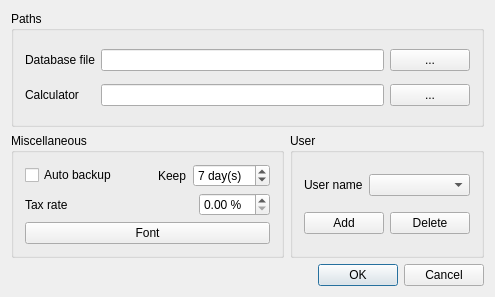
<?xml version="1.0" encoding="UTF-8"?>
<ui version="4.0">
 <class>SettingDlgClass</class>
 <widget class="QDialog" name="SettingDlgClass">
  <property name="geometry">
   <rect>
    <x>0</x>
    <y>0</y>
    <width>495</width>
    <height>297</height>
   </rect>
  </property>
  <property name="windowTitle">
   <string>Setting</string>
  </property>
  <property name="windowIcon">
   <iconset resource="Money.qrc">
    <normaloff>:/Images/Options.png</normaloff>:/Images/Options.png</iconset>
  </property>
  <layout class="QGridLayout" name="gridLayout_4">
   <item row="0" column="0" colspan="2">
    <widget class="QGroupBox" name="groupBox_2">
     <property name="title">
      <string>Paths</string>
     </property>
     <layout class="QGridLayout" name="gridLayout">
      <item row="0" column="0">
       <widget class="QLabel" name="label">
        <property name="text">
         <string>Database file</string>
        </property>
       </widget>
      </item>
      <item row="0" column="1">
       <widget class="QLineEdit" name="lineEditDBFile">
        <property name="minimumSize">
         <size>
          <width>200</width>
          <height>0</height>
         </size>
        </property>
       </widget>
      </item>
      <item row="0" column="2">
       <widget class="QPushButton" name="buttonSetDBFileName">
        <property name="text">
         <string>...</string>
        </property>
       </widget>
      </item>
      <item row="1" column="0">
       <widget class="QLabel" name="label_5">
        <property name="text">
         <string>Calculator</string>
        </property>
       </widget>
      </item>
      <item row="1" column="1">
       <widget class="QLineEdit" name="lineEditCalc">
        <property name="minimumSize">
         <size>
          <width>200</width>
          <height>0</height>
         </size>
        </property>
       </widget>
      </item>
      <item row="1" column="2">
       <widget class="QPushButton" name="buttonCalc">
        <property name="text">
         <string>...</string>
        </property>
       </widget>
      </item>
     </layout>
    </widget>
   </item>
   <item row="1" column="0">
    <widget class="QGroupBox" name="groupBox_4">
     <property name="title">
      <string>Miscellaneous</string>
     </property>
     <layout class="QVBoxLayout" name="verticalLayout">
      <item>
       <layout class="QHBoxLayout" name="horizontalLayout">
        <item>
         <widget class="QCheckBox" name="checkBoxAutoBackup">
          <property name="text">
           <string>Auto backup</string>
          </property>
         </widget>
        </item>
        <item>
         <spacer name="horizontalSpacer">
          <property name="orientation">
           <enum>Qt::Horizontal</enum>
          </property>
          <property name="sizeHint" stdset="0">
           <size>
            <width>40</width>
            <height>20</height>
           </size>
          </property>
         </spacer>
        </item>
        <item>
         <widget class="QLabel" name="label_3">
          <property name="text">
           <string>Keep</string>
          </property>
         </widget>
        </item>
        <item>
         <widget class="QSpinBox" name="spinBoxBackupDays">
          <property name="suffix">
           <string> day(s)</string>
          </property>
          <property name="value">
           <number>7</number>
          </property>
         </widget>
        </item>
       </layout>
      </item>
      <item>
       <layout class="QHBoxLayout" name="horizontalLayout_2">
        <item>
         <widget class="QLabel" name="label_4">
          <property name="text">
           <string>Tax rate</string>
          </property>
         </widget>
        </item>
        <item>
         <spacer name="horizontalSpacer_2">
          <property name="orientation">
           <enum>Qt::Horizontal</enum>
          </property>
          <property name="sizeHint" stdset="0">
           <size>
            <width>40</width>
            <height>20</height>
           </size>
          </property>
         </spacer>
        </item>
        <item>
         <widget class="QDoubleSpinBox" name="doubleSpinBoxTax">
          <property name="suffix">
           <string> %</string>
          </property>
         </widget>
        </item>
       </layout>
      </item>
      <item>
       <widget class="QPushButton" name="buttonGuiFont">
        <property name="text">
         <string>Font</string>
        </property>
        <property name="autoDefault">
         <bool>false</bool>
        </property>
       </widget>
      </item>
     </layout>
    </widget>
   </item>
   <item row="1" column="1">
    <widget class="QGroupBox" name="groupBox_3">
     <property name="title">
      <string>User</string>
     </property>
     <layout class="QGridLayout" name="gridLayout_2">
      <item row="0" column="0" colspan="2">
       <layout class="QHBoxLayout" name="horizontalLayout_3">
        <item>
         <widget class="QLabel" name="label_2">
          <property name="text">
           <string>User name</string>
          </property>
         </widget>
        </item>
        <item>
         <widget class="QComboBox" name="comboBoxUser">
          <property name="sizePolicy">
           <sizepolicy hsizetype="Expanding" vsizetype="Fixed">
            <horstretch>0</horstretch>
            <verstretch>0</verstretch>
           </sizepolicy>
          </property>
         </widget>
        </item>
       </layout>
      </item>
      <item row="1" column="0">
       <widget class="QPushButton" name="buttonAddUser">
        <property name="text">
         <string>Add</string>
        </property>
       </widget>
      </item>
      <item row="1" column="1">
       <widget class="QPushButton" name="buttonDelUser">
        <property name="text">
         <string>Delete</string>
        </property>
       </widget>
      </item>
     </layout>
    </widget>
   </item>
   <item row="2" column="0" colspan="2">
    <widget class="QDialogButtonBox" name="buttonBox">
     <property name="orientation">
      <enum>Qt::Horizontal</enum>
     </property>
     <property name="standardButtons">
      <set>QDialogButtonBox::Cancel|QDialogButtonBox::Ok</set>
     </property>
    </widget>
   </item>
  </layout>
 </widget>
 <layoutdefault spacing="6" margin="11"/>
 <resources>
  <include location="Money.qrc"/>
 </resources>
 <connections>
  <connection>
   <sender>buttonBox</sender>
   <signal>accepted()</signal>
   <receiver>SettingDlgClass</receiver>
   <slot>accept()</slot>
   <hints>
    <hint type="sourcelabel">
     <x>79</x>
     <y>142</y>
    </hint>
    <hint type="destinationlabel">
     <x>68</x>
     <y>-18</y>
    </hint>
   </hints>
  </connection>
  <connection>
   <sender>buttonBox</sender>
   <signal>rejected()</signal>
   <receiver>SettingDlgClass</receiver>
   <slot>reject()</slot>
   <hints>
    <hint type="sourcelabel">
     <x>159</x>
     <y>143</y>
    </hint>
    <hint type="destinationlabel">
     <x>96</x>
     <y>-20</y>
    </hint>
   </hints>
  </connection>
 </connections>
</ui>
